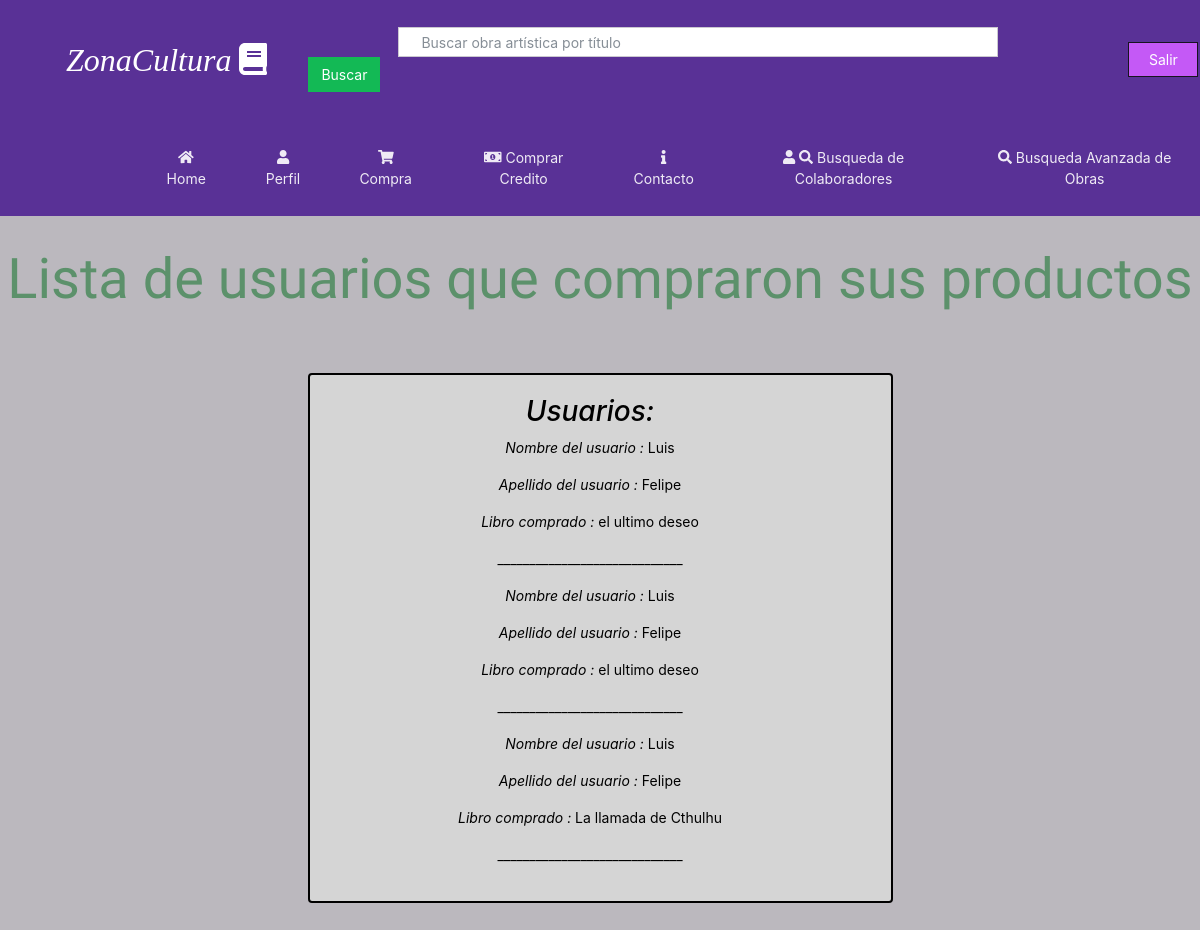
/VistaCompradores (signed in), run on the app's committed database.
### homePage/models.py (models this page shows, shortened)
class Compradores(models.Model):
		libro = models.ForeignKey(infoLibro, on_delete=models.SET_NULL,null=True)
		manualidad = models.ForeignKey(contenidoManualidad, on_delete=models.SET_NULL,null=True)
		multimedia = models.ForeignKey(contenidoMultimedia, on_delete=models.SET_NULL,null=True)
		usuarioDuenio=models.ForeignKey (infousuario,on_delete=models.SET_NULL, null=True,related_name='usuarioDuenio')
		usuarioComprador=models.ForeignKey (infousuario,on_delete=models.SET_NULL, null=True,related_name='usuarioComprador')

class infousuario(models.Model):
	cuantaCerrada=models.BooleanField(default=False)
	tieneCuentaActivada=models.BooleanField(default=True)
	balance= models.IntegerField(default=0,validators=[MinValueValidator(50)])
	user= models.OneToOneField (User,on_delete=models.CASCADE)
	descripcion=models.TextField(max_length=130, default="",blank=True, null=True)
	aficiones= models.ForeignKey(competencias,on_delete=models.CASCADE,null=True)
	es_CreadorDeContenido= models.BooleanField(default=False)
	profile_img=models.ImageField(upload_to='images/profile/',default='images/profile/perfilb.jpg',null=False,blank=False)
	es_Colaborador= models.BooleanField(default=False)
	numeroTelefono=models.PositiveIntegerField(blank=True, null=True, validators=[MinValueValidator(1000000),MaxValueValidator(9999999999)])

class infoLibro(models.Model):
	user=models.ForeignKey(User,on_delete=models.SET_NULL, null=True)
	archivo=models.FileField(upload_to='contenido/books/', validators=[validate_file_extension],default='contenido/books/default.pdf')
	genero= models.ForeignKey(GeneroLiterario, on_delete=models.SET_NULL, null=True)
	Titulo= models.CharField(max_length=50)
	Descripcion=models.TextField(max_length=2000)
	ISBN= models.IntegerField()
	PrecioLibro= models.IntegerField(default=0,validators=[MinValueValidator(50)])
	CantidadPaginas=models.IntegerField()
	Idioma=models.CharField(max_length=15)
	imagen=models.ImageField(upload_to='images/books/covers/',default='images/books/covers/default.jpg', null=True,blank=True )

### homePage/views.py (the view)
# urls.py: url(r'^VistaCompradores$', views.compradores_view, name='ver compradores'),
@login_required(login_url='/')
def compradores_view(request):
	if request.GET.get('Salir'):
		logout(request)
		return redirect('/')
	usuario= infousuario.objects.get(user = request.user)
	usuariosCompradores=[]
	usuariosCompraManu=[]
	usuariosCompraVid=[]
	compradxres=Compradores.objects.filter(usuarioDuenio=infousuario.objects.get(user = request.user))
	for item in compradxres:
		if( item.usuarioComprador is not None and item.libro is not None ):#Si es un libro
			usuariosCompradores.append(item)
		if( item.usuarioComprador is not None and item.manualidad is not None ):#Si es un libro
			usuariosCompraManu.append(item)
		if( item.usuarioComprador is not None and item.multimedia is not None ):#Si es un libro
			usuariosCompraVid.append(item)
	return render(request,'VistaCompradores.html',{'usuariosCompradores':usuariosCompradores,'usuariosCompraManu':usuariosCompraManu,'usuariosCompraVid':usuariosCompraVid})

### homePage/templates/VistaCompradores.html (shortened to what this page needs)
{% extends 'plantillaGeneral.html' %}
{% block extrahead %}
<link rel="stylesheet" href="/static/css/perfil.css">
{% endblock %}
{% block content %}
<h1 class="heading">Lista de usuarios que compraron sus productos</h1>
<div class="row">
	<div class="col col-3"></div>
	<div class="col col-6">
		<div class="container-7 conteiner">
			<h2 align="center"><em><i>Usuarios: </em></i></h2>
			<center>
				{% for  Usuarios in usuariosCompradores %}
				<p><em><i>Nombre del usuario : </i></em>{{Usuarios.usuarioComprador.user.first_name}}</p>
				<p><em><i>Apellido del usuario :</i></em> {{Usuarios.usuarioComprador.user.last_name}}</p>
				<p><em><i>Libro comprado : </i></em>{{Usuarios.libro.Titulo}}</p>
				<p>_____________________________</p>
				{%endfor%}
				</center>
		</div>
	</div>
{% endblock %}

### homePage/static/css/perfil.css (style rules this page uses)
.heading { text-align: center; margin-top: 30px; margin-bottom: 60px; position: relative; font-family: 'Lobster', cursive; color: #5C916B; font-size: 4em; }
.container-7 { padding-top: 20px; padding-bottom: 20px; padding-right: 50px; padding-left: 30px; margin-right: 0px; margin-bottom: 50px; border-style: solid; border-width: 2px; border-color: black; border-radius: 4px; color: #000; background-color: #D5D5D5; }

### homePage/static/css/paginahome.css (style rules this page uses)
body { background-color: #BBB8BE; }

### data on the page
Compradores: usuarioComprador.user.first_name "Luis", usuarioComprador.user.last_name "Felipe", libro.Titulo "el ultimo deseo"
Compradores: usuarioComprador.user.first_name "Luis", usuarioComprador.user.last_name "Felipe", libro.Titulo "el ultimo deseo"
Compradores: usuarioComprador.user.first_name "Luis", usuarioComprador.user.last_name "Felipe", libro.Titulo "La llamada de Cthulhu"
